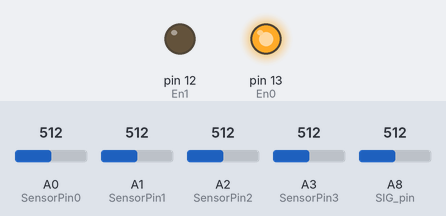
Bench run of a sketch on a simulated Arduino Mega 2560, built with avr-gcc and run on an emulated ATmega2560. Shown: output pins drawn as LEDs (lit = HIGH). The inputs (shaded band) are chosen by the test bench; at power-on: A0 (SensorPin0) = 512, A1 (SensorPin1) = 512, A2 (SensorPin2) = 512, A3 (SensorPin3) = 512, A8 (SIG_pin) = 512. Pins used as bus, display or sensor lines are not drawn.

Above: at 0.6 s.
Timing chart, 0 to 3.0 s (numbered marks = the images above):
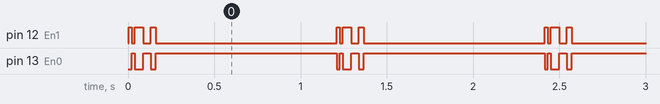

The sketch:

main.ino
```cpp
int result = 0;

#include <SoftwareSerial.h>
#include<Wire.h>

// 블루투스
#define BT_RXD 2
#define BT_TXD 3

SoftwareSerial test(BT_TXD, BT_RXD);


//등받이
int SensorPin0 = A0; //analog pin 0
int SensorPin1 = A1; //analog pin 1
int SensorPin2 = A2; //analog pin 2
int SensorPin3 = A3; //analog pin 3

int HI_limit = 1000;
int LOW_limit = 0;

// 방석(3.3v)
int En0 = 13;  //  Low enabled
int En1 = 12;  //  Low enabled
int S0  = 11;
int S1  = 10;
int S2  = 9;
int S3  = 8;
int SIG_pin = A8; //ADC

//그라운드 추가
int q = 0;
  int vib = 100;
  int z=0;
  int y= 0;

void setup() {
  Serial.begin(9600);
  test.begin(9600);
  pinMode(En0, OUTPUT);
  pinMode(En1, OUTPUT);

  pinMode(S0, OUTPUT);
  pinMode(S1, OUTPUT);
  pinMode(S2, OUTPUT);
  pinMode(S3, OUTPUT);
   result = readVcc();

}

int readMux(int channel){
  int controlPin[] = {S0,S1,S2,S3,En0,En1};

  int muxChannel[32][6]={
        {1,0,1,0,0,1}, //channel 10
    {1,1,0,0,0,1}, //channel 12
    {1,1,1,0,0,1}, //channel 14
    {0,0,0,0,1,0}, //channel 16
    {0,0,1,0,1,0}, //channel 18
    {0,1,0,0,1,0}, //channel 20
    {0,1,0,1,0,1}, //channel 5
 {0,1,1,0,0,1}, //channel 6
    {0,1,1,1,0,1}, //channel 7
    {1,0,0,0,0,1}, //channel 8
    {1,0,0,1,0,1}, //channel 9

    {1,0,1,1,0,1}, //channel 11
    {1,1,0,1,0,1}, //channel 13
    {1,1,1,1,0,1}, //channel 15
    {0,0,0,1,1,0}, //channel 17
    {0,0,1,1,1,0}, //channel 19
    {0,1,0,1,1,0}, //channel 21
    {0,1,1,0,1,0}, //channel 22
    {0,1,1,1,1,0}, //channel 23
    {1,0,0,0,1,0}, //channel 24
    {1,0,0,1,1,0}, //channel 25

    {0,0,0,0,0,1}, //channel 0

    {0,0,0,1,0,1}, //channel 1
    {0,0,1,0,0,1}, //channel 2
    {0,0,1,1,0,1}, //channel 3
    {0,1,0,0,0,1}, //channel 4


    {1,0,1,0,1,0}, //channel 26
    {1,0,1,1,1,0}, //channel 27
    {1,1,0,0,1,0}, //channel 28
    {1,1,0,1,1,0}, //channel 29
    {1,1,1,0,1,0}, //channel 30
  };

  //loop through the 6 sig
  for(int i = 0; i < 6; i ++){
    digitalWrite(controlPin[i], muxChannel[channel][i]);
  }

  //read the value at the SIG pin
  int val = analogRead(SIG_pin);

  //return the value
  return val;
}

long readVcc() {
  // Read 1.1V reference against AVcc
  // set the reference to Vcc and the measurement to the internal 1.1V reference
  #if defined(__AVR_ATmega32U4__) || defined(__AVR_ATmega1280__) || defined(__AVR_ATmega2560__)
    ADMUX = _BV(REFS0) | _BV(MUX4) | _BV(MUX3) | _BV(MUX2) | _BV(MUX1);
  #elif defined (__AVR_ATtiny24__) || defined(__AVR_ATtiny44__) || defined(__AVR_ATtiny84__)
    ADMUX = _BV(MUX5) | _BV(MUX0);
  #elif defined (__AVR_ATtiny25__) || defined(__AVR_ATtiny45__) || defined(__AVR_ATtiny85__)
    ADMUX = _BV(MUX3) | _BV(MUX2);
  #else
    ADMUX = _BV(REFS0) | _BV(MUX3) | _BV(MUX2) | _BV(MUX1);
  #endif

  delay(2); // Wait for Vref to settle
  ADCSRA |= _BV(ADSC); // Start conversion
  while (bit_is_set(ADCSRA,ADSC)); // measuring

  uint8_t low  = ADCL; // must read ADCL first - it then locks ADCH
  uint8_t high = ADCH; // unlocks both

  long result = (high<<8) | low;

  result = 1125300L / result; // Calculate Vcc (in mV); 1125300 = 1.1*1023*1000
  return result; // Vcc in millivolts
}

void loop() {

 int result_2 = map(result,0,6000,0,100);

 int value = 0;
  int v = 0;

  int SensorReading0 = analogRead(SensorPin0);
  int SensorReading1 = analogRead(SensorPin1);
  int SensorReading2 = analogRead(SensorPin2);
  int SensorReading3 = analogRead(SensorPin3);

  int A1 = map(SensorReading0, LOW_limit, 1024, 0, 100);
  int A2 = map(SensorReading1, LOW_limit, 1024, 0, 100);
  int A3 = map(SensorReading2, LOW_limit, 1024, 0, 100);
  int A4 = map(SensorReading3, LOW_limit, 1024, 0, 100);

  for(int i = 0; i < 31; i ++){
   value += readMux(i);
  int x = map(readMux(i),0,230,0,100);
   test.print(x);
 if (i == 30){
  test.print(',');
 }
 else {
  test.print('^');
 }
    delay(1);
  }

 test.print(A1); test.print('^');
  test.print(A2); test.print('^');
  test.print(A3); test.print('^');
  test.print(A4); test.print(',');

  test.println(result_2);

  delay(1000); }
```

Measured:
- by itself, pin 12 (En1): repeats every 1.2 s: LOW 0.02 s, HIGH 0.05 s, LOW 0.04 s, HIGH 0.03 s, LOW 1.0 s, HIGH 0.02 s
- by itself, pin 13 (En0): repeats every 1.2 s: LOW 0.05 s, HIGH 0.04 s, LOW 0.03 s, HIGH 1.0 s, LOW 0.02 s, HIGH 0.02 s
